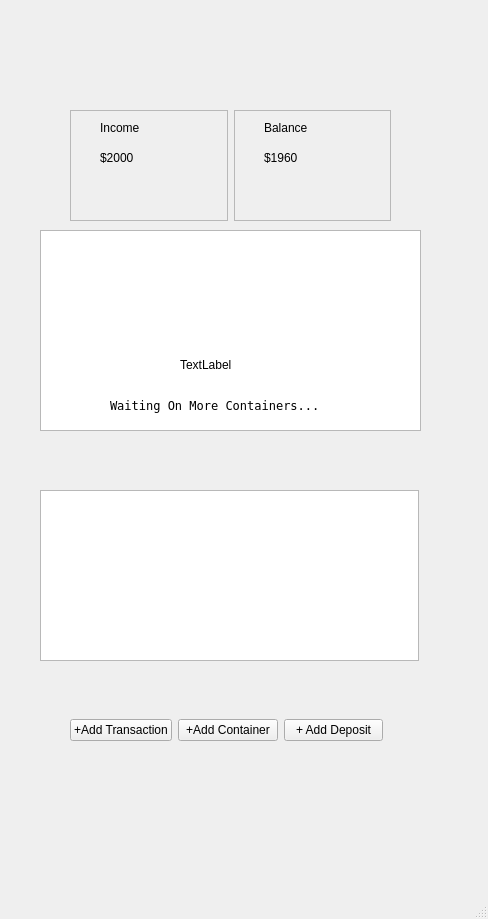
<?xml version="1.0" encoding="UTF-8"?>
<ui version="4.0">
 <class>MainWindow</class>
 <widget class="QMainWindow" name="MainWindow">
  <property name="geometry">
   <rect>
    <x>0</x>
    <y>0</y>
    <width>488</width>
    <height>919</height>
   </rect>
  </property>
  <property name="windowTitle">
   <string>MainWindow</string>
  </property>
  <widget class="QWidget" name="centralwidget">
   <widget class="QWidget" name="horizontalLayoutWidget">
    <property name="geometry">
     <rect>
      <x>70</x>
      <y>690</y>
      <width>313</width>
      <height>80</height>
     </rect>
    </property>
    <layout class="QHBoxLayout" name="horizontalLayout">
     <item>
      <widget class="QPushButton" name="transactionButton">
       <property name="text">
        <string>+Add Transaction</string>
       </property>
      </widget>
     </item>
     <item>
      <widget class="QPushButton" name="pushButton_2">
       <property name="text">
        <string>+Add Container</string>
       </property>
      </widget>
     </item>
     <item>
      <widget class="QPushButton" name="pushButton">
       <property name="text">
        <string>+ Add Deposit</string>
       </property>
      </widget>
     </item>
    </layout>
   </widget>
   <widget class="QLabel" name="giftitle">
    <property name="geometry">
     <rect>
      <x>60</x>
      <y>0</y>
      <width>341</width>
      <height>111</height>
     </rect>
    </property>
    <property name="text">
     <string/>
    </property>
    <property name="pixmap">
     <pixmap>FIles/FinanceApp/title.png</pixmap>
    </property>
    <property name="scaledContents">
     <bool>true</bool>
    </property>
   </widget>
   <widget class="QChartView" name="income_tableView">
    <property name="geometry">
     <rect>
      <x>40</x>
      <y>490</y>
      <width>379</width>
      <height>171</height>
     </rect>
    </property>
   </widget>
   <widget class="QTableWidget" name="categories_tableWidget">
    <property name="geometry">
     <rect>
      <x>40</x>
      <y>230</y>
      <width>381</width>
      <height>201</height>
     </rect>
    </property>
    <property name="editTriggers">
     <set>QAbstractItemView::EditTrigger::NoEditTriggers</set>
    </property>
   </widget>
   <widget class="QWidget" name="horizontalLayoutWidget_2">
    <property name="geometry">
     <rect>
      <x>70</x>
      <y>110</y>
      <width>321</width>
      <height>111</height>
     </rect>
    </property>
    <layout class="QHBoxLayout" name="horizontalLayout_2">
     <item>
      <widget class="QFrame" name="frame">
       <property name="frameShape">
        <enum>QFrame::Shape::StyledPanel</enum>
       </property>
       <property name="frameShadow">
        <enum>QFrame::Shadow::Raised</enum>
       </property>
       <widget class="QLabel" name="label">
        <property name="geometry">
         <rect>
          <x>30</x>
          <y>10</y>
          <width>49</width>
          <height>16</height>
         </rect>
        </property>
        <property name="text">
         <string>Income</string>
        </property>
       </widget>
       <widget class="QLabel" name="label_2">
        <property name="geometry">
         <rect>
          <x>30</x>
          <y>40</y>
          <width>49</width>
          <height>16</height>
         </rect>
        </property>
        <property name="text">
         <string>$2000</string>
        </property>
       </widget>
      </widget>
     </item>
     <item>
      <widget class="QFrame" name="frame_2">
       <property name="frameShape">
        <enum>QFrame::Shape::StyledPanel</enum>
       </property>
       <property name="frameShadow">
        <enum>QFrame::Shadow::Raised</enum>
       </property>
       <widget class="QLabel" name="label_3">
        <property name="geometry">
         <rect>
          <x>30</x>
          <y>10</y>
          <width>49</width>
          <height>16</height>
         </rect>
        </property>
        <property name="text">
         <string>Balance</string>
        </property>
       </widget>
       <widget class="QLabel" name="label_4">
        <property name="geometry">
         <rect>
          <x>30</x>
          <y>40</y>
          <width>49</width>
          <height>16</height>
         </rect>
        </property>
        <property name="text">
         <string>$1960</string>
        </property>
       </widget>
      </widget>
     </item>
    </layout>
   </widget>
   <widget class="QLabel" name="label_5">
    <property name="geometry">
     <rect>
      <x>110</x>
      <y>380</y>
      <width>251</width>
      <height>51</height>
     </rect>
    </property>
    <property name="font">
     <font>
      <family>Fixedsys</family>
     </font>
    </property>
    <property name="text">
     <string>Waiting On More Containers...</string>
    </property>
   </widget>
   <widget class="QLabel" name="giflabel">
    <property name="geometry">
     <rect>
      <x>180</x>
      <y>310</y>
      <width>103</width>
      <height>109</height>
     </rect>
    </property>
    <property name="text">
     <string>TextLabel</string>
    </property>
   </widget>
  </widget>
  <widget class="QMenuBar" name="menubar">
   <property name="geometry">
    <rect>
     <x>0</x>
     <y>0</y>
     <width>488</width>
     <height>21</height>
    </rect>
   </property>
  </widget>
  <widget class="QStatusBar" name="statusbar"/>
 </widget>
 <customwidgets>
  <customwidget>
   <class>QChartView</class>
   <extends>QTableView</extends>
   <header>qchartview.h</header>
  </customwidget>
 </customwidgets>
 <resources/>
 <connections/>
</ui>
